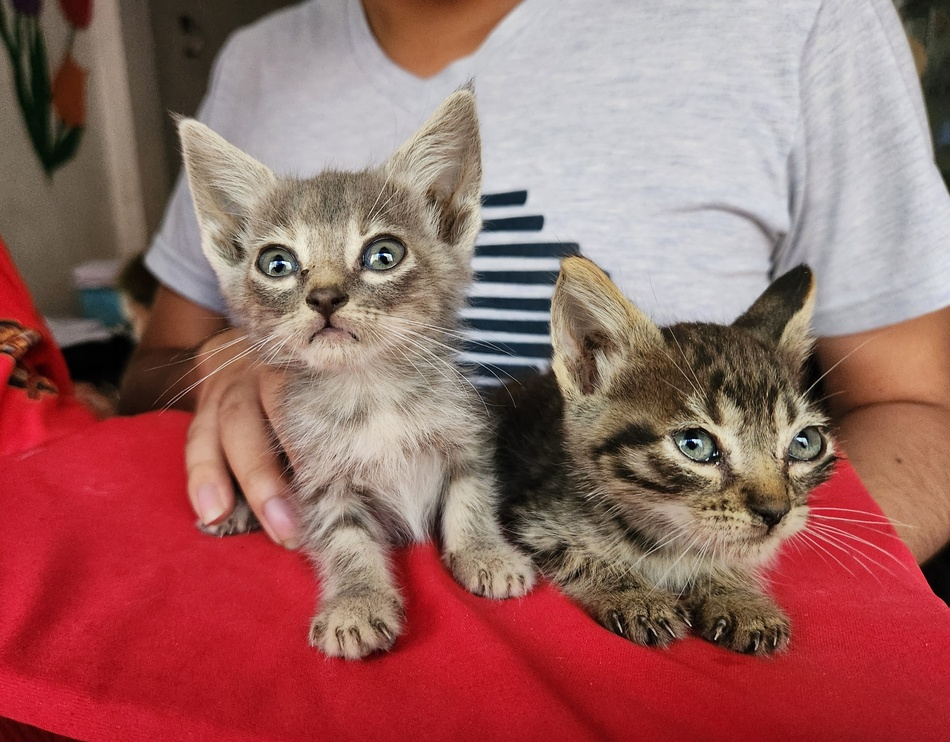
#> input picture tareas/3/24190098/imagen_original.jpg, 950 x 742 px, shrunk from 3606 x 2817 before the run, found by its file name
$ python imagen.py
#> lines starting #> are read from the running program, lines starting #| are printed output that depends on the picture
from PIL import Image, ImageFilter , ImageEnhance

image_path = r"C:\Users\USER\Documents\GitHub\ine018-unmsm\tareas\3\24190098\imagen_original.jpg"
original_image = Image.open(image_path)
#> original_image is the input picture: PIL image 950x742 RGB; mean R, G, B 154.9, 104.4, 100.6

# Mostrar la imagen original
original_image.show()
# Convertir la imagen a escala de grises
grayscale_image = original_image.convert('L')
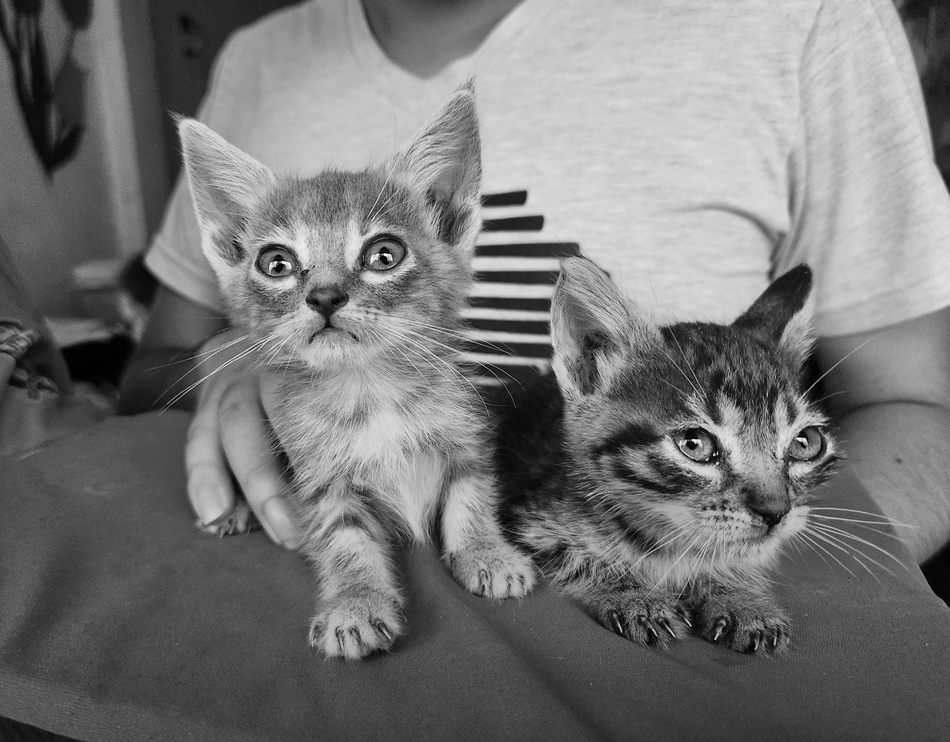
#> grayscale_image: PIL image 950x742 L; min 0, max 253, mean 119.1
grayscale_image.show()
grayscale_image.save(r"C:\Users\USER\Documents\GitHub\ine018-unmsm\tareas\3\24190098\escala_de_grises.jpg")

# Aplicar un filtro de desenfoque gaussiano
blurred_image = original_image.filter(ImageFilter.GaussianBlur(radius=20))
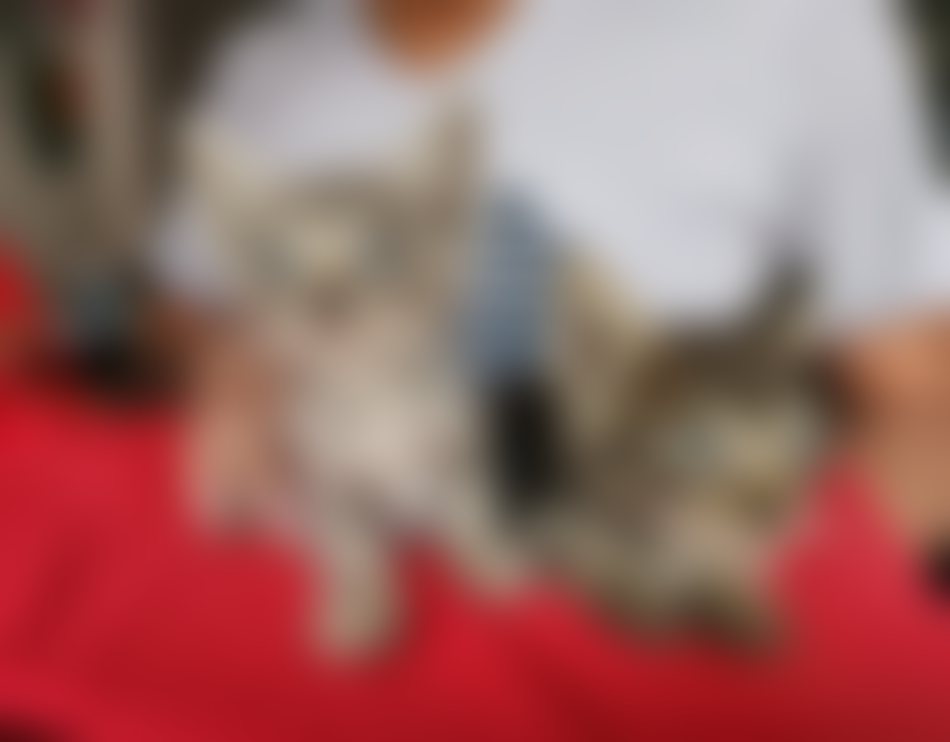
#> blurred_image: PIL image 950x742 RGB; mean R, G, B 154.8, 104.3, 100.4
blurred_image.show()
blurred_image.save(r"C:\Users\USER\Documents\GitHub\ine018-unmsm\tareas\3\24190098\desenfocado.jpg")

#  Rotar la imagen
rotated_image = original_image.rotate(180)
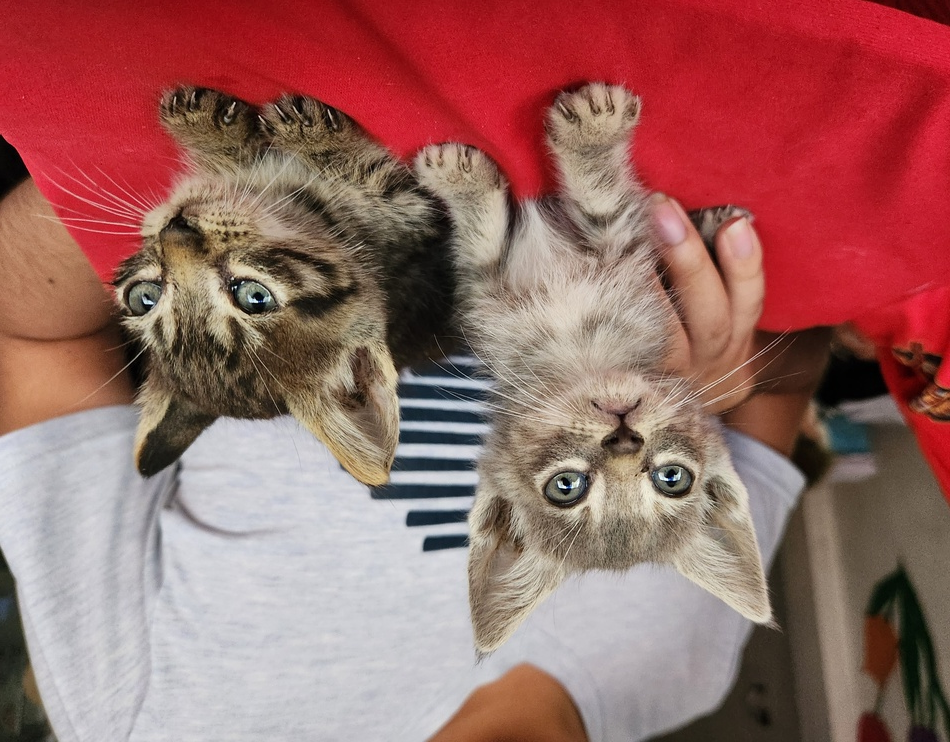
#> rotated_image: PIL image 950x742 RGB; mean R, G, B 154.9, 104.4, 100.6
rotated_image.show()
rotated_image.save(r"C:\Users\USER\Documents\GitHub\ine018-unmsm\tareas\3\24190098\rotacion_180.jpg")

#  Invertir los colores
inverted_image = Image.eval(original_image, lambda x: 255 - x)
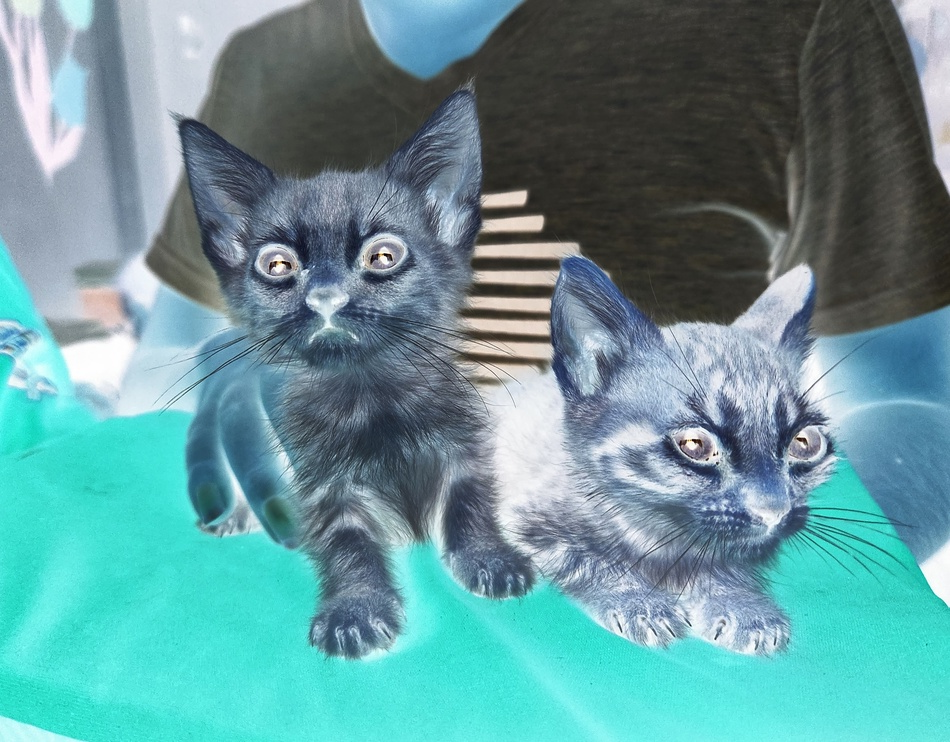
#> inverted_image: PIL image 950x742 RGB; mean R, G, B 100.1, 150.6, 154.4
inverted_image.show()
inverted_image.save(r"C:\Users\USER\Documents\GitHub\ine018-unmsm\tareas\3\24190098\color_invertido.jpg")

# Aumentar brillo
enhancer = ImageEnhance.Brightness(original_image)
bright_image = enhancer.enhance(2)  # Aumenta el brillo en un 50%
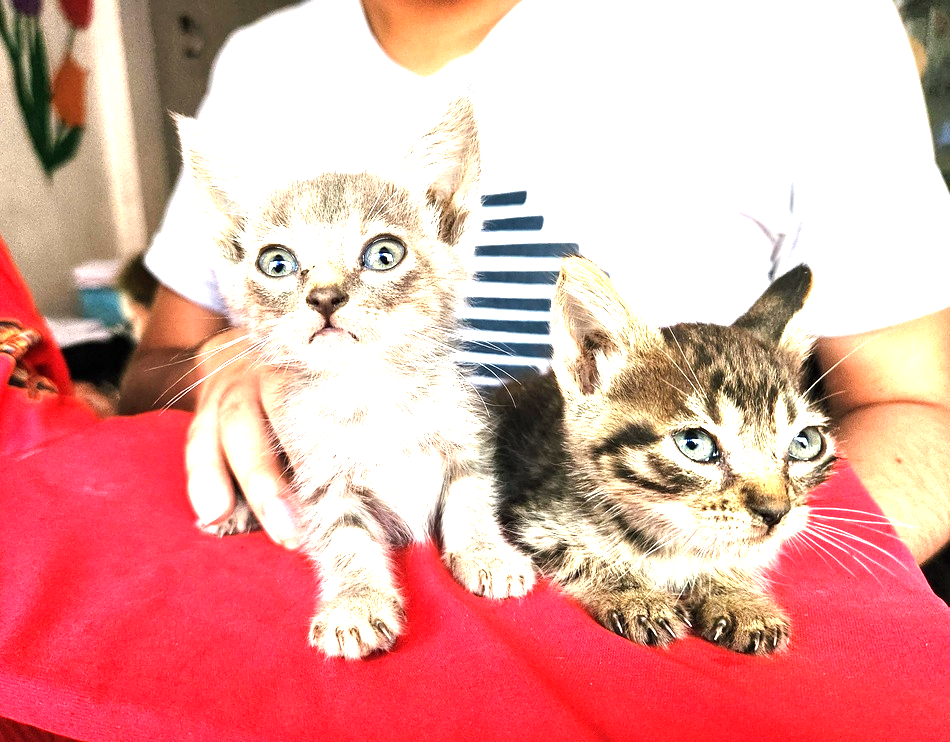
#> bright_image: PIL image 950x742 RGB; mean R, G, B 228.1, 166.2, 160.9
bright_image.show()
bright_image.save(r"C:\Users\USER\Documents\GitHub\ine018-unmsm\tareas\3\24190098\brillante.jpg")
